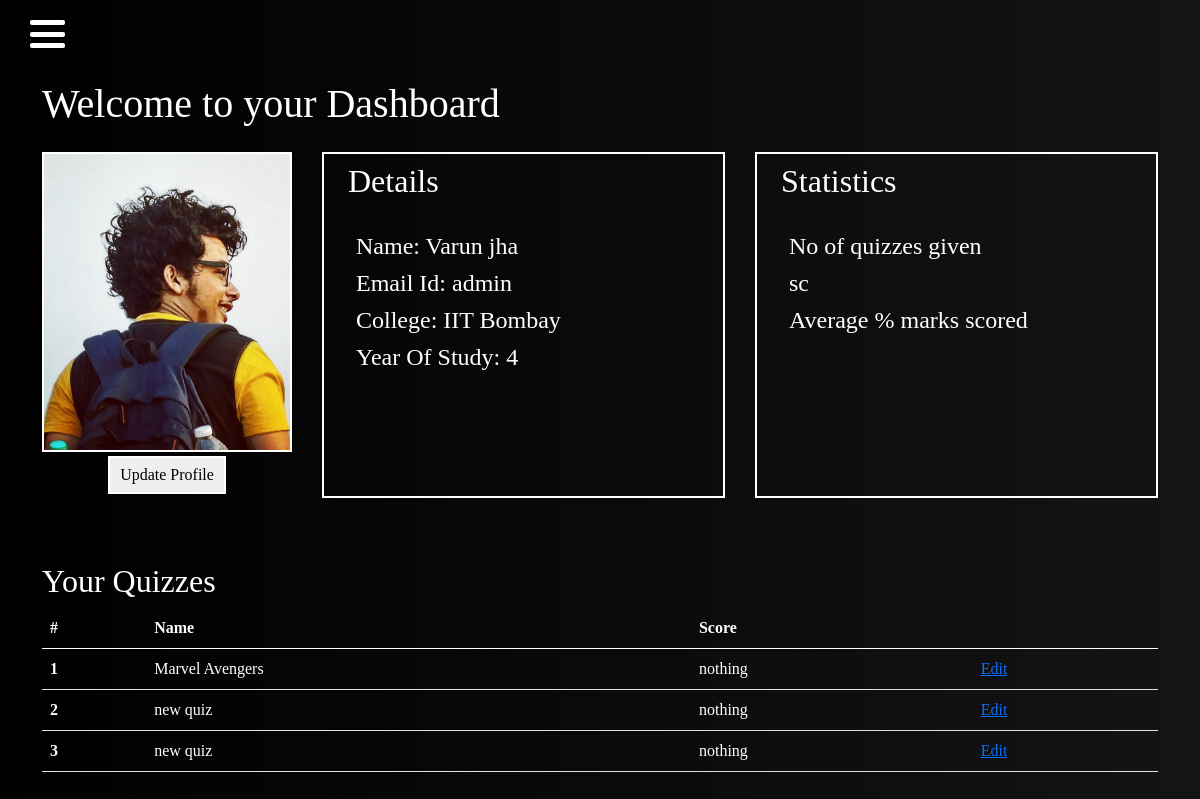
Page /accounts/dashboard (signed in) on the earlier database version.
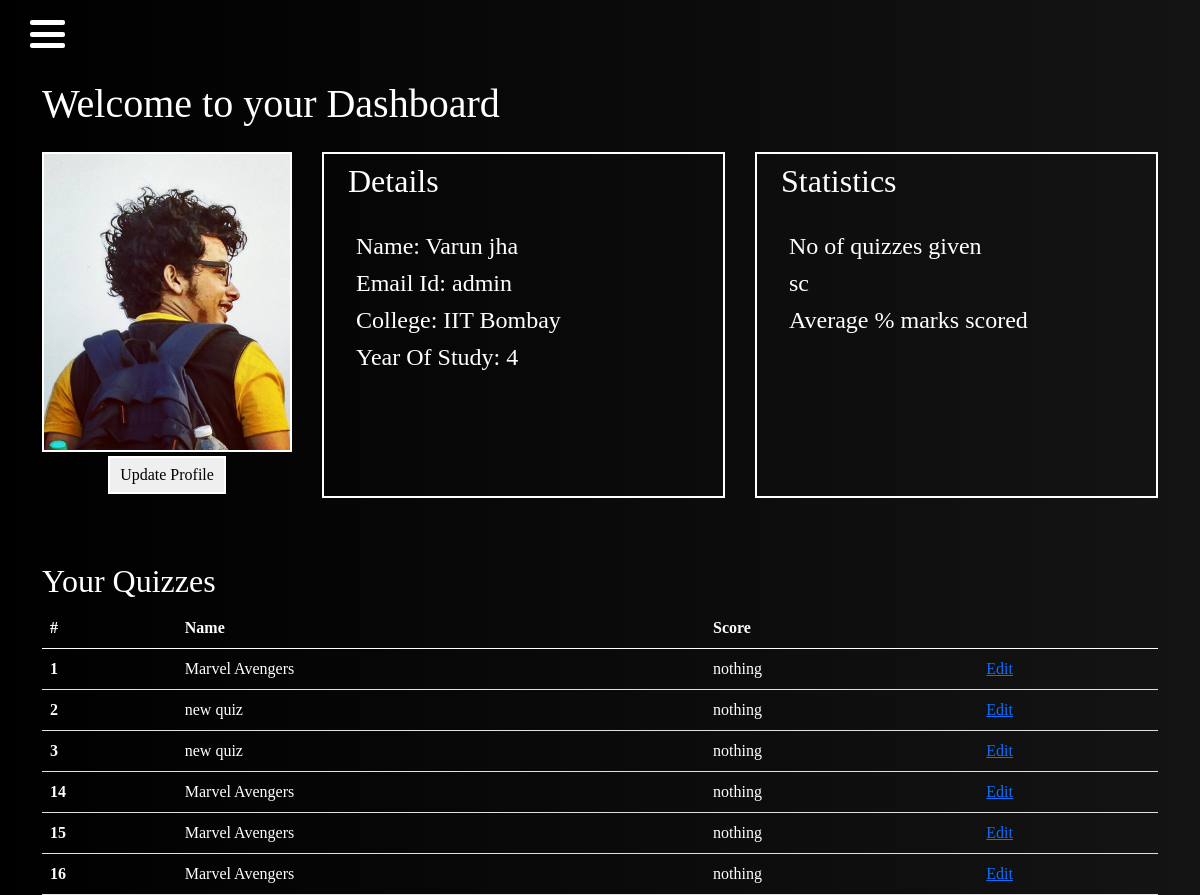
Same page on the later database version.
### quizzes/models.py (models this page shows, shortened)
class Quiz(models.Model):
    quiz_id=models.IntegerField()
    private_key=models.CharField(max_length=50,blank=True)
    quiz_title=models.CharField(max_length=200)
    quiz_sub_heading=models.CharField(max_length=200,blank=True)
    cover_img=models.ImageField(upload_to="photos/%y/%m/",default='aaaaaaa.jpeg')
    created_by=models.IntegerField(default=1)
    is_public=models.BooleanField(default=True)
    instructions=models.TextField(blank=True)
    time_alloted=models.IntegerField(default=20)

### accounts/views.py (the view, shortened to what this page needs)
# urls.py: path('dashboard', views.dashboard, name='dashboard'),
@login_required(login_url='login')
def dashboard(request):
    user_id=request.user.id
    this_user=get_object_or_404(User_profile,user_id=user_id)
    quizzes_by_user=Quiz.objects.filter(created_by=user_id)
    data={'user':this_user,
    'quizzes_by_user' :quizzes_by_user,
    }
    return render(request,'dashboard.html',data)

### accounts/context_processors.py (called while the page is built)
def user_profile(request):
    if request.user.is_authenticated:
        user_profile=get_object_or_404(User_profile,user_id=request.user.id)
        return {'user_profile' : user_profile ,}
    else:
        return {}

### templates/dashboard.html (shortened to what this page needs)
{% extends 'base.html' %}  {% block content %}
<div class="container my-4">
    <h1>Welcome to your Dashboard</h1>
</div>
<div class="dashboard container my-3 mx-6">
    <div class="photo_case">
        <div id="photo_box">
        </div>
        <button class="update_profile my-1" id='update_profile_button'>Update Profile</button>
    </div>
    <div class="desc_box" class="" id='view_details'>
        <h2 class="mx-4 my-2">Details</h2><br>
        <ul style="list-style: none;">
            <li>
                <h4>Name: {{user.user_name}}</h4>
            </li>
            <li>
                <h4>Email Id: {{request.user.username}}</h4>
            </li>
            <li>
                <h4>College: {{user.college}} </h4>
            </li>
            <li>
                <h4>Year Of Study: {{user.year_study}}</h4>
            </li>
        </ul>
    </div>
    <div class="desc_box" class="">
        <h2 class="mx-4 my-2">Statistics</h2><br>
        <ul style="list-style: none;">
            <li>
                <h4>No of quizzes given </h4>
            </li>
            <li>
                <h4>sc</h4>
            </li>
            <li>
                <h4>Average % marks scored</h4>
            </li>
        </ul>
    </div>
</div>
<br><br>
<div class="container">
    <h2>Your Quizzes</h2>
    {% if quizzes_by_user %}
    <table class="table table-hover" style="color: white;">
        <thead>
            <tr>
                <th scope="col">#</th>
                <th scope="col">Name</th>
                <th scope="col">Score</th>
                <th scope="col"></th>
            </tr>
        </thead>
        <tbody>
            {% for quiz in quizzes_by_user %}
            <tr style="color: white;">
                <th scope="row">{{quiz.quiz_id}}</th>
                <td>{{quiz.quiz_title}}</td>
                <td>nothing</td>
                <td><a href="{% url 'view_questions' quiz.quiz_id %}">Edit</a></td>
            </tr>
            {% endfor %}
        </tbody>
    </table>
    {% endif %}
</div>
{% endblock content %}

Differences in the rows shown:
added Quiz: quiz_id "14", quiz_title "Marvel Avengers"
added Quiz: quiz_id "15", quiz_title "Marvel Avengers"
added Quiz: quiz_id "16", quiz_title "Marvel Avengers"
